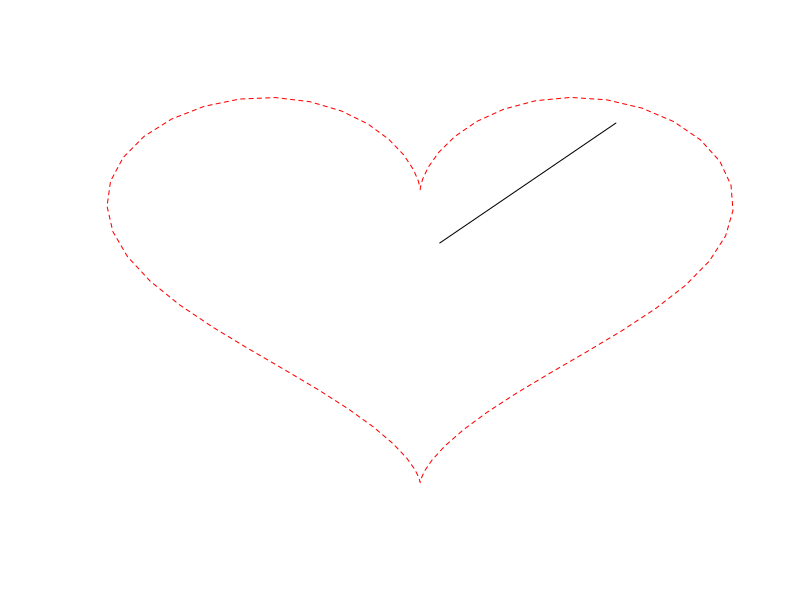
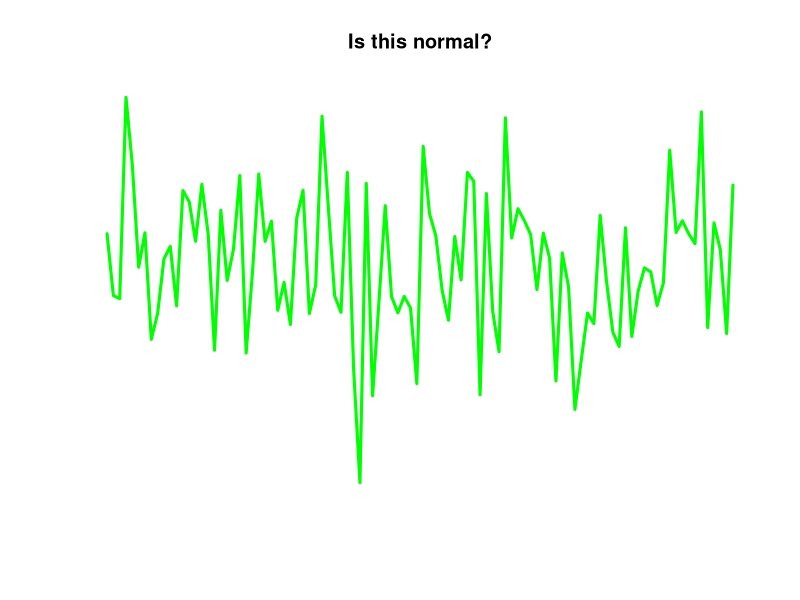

Reproduce these figures in R, in order.
## ---- chunk 1
knitr::opts_chunk$set(echo = FALSE)
## ---- chunk 2
data <- data.frame(t=seq(0, 2*pi, by=0.1) )
xfun <- function(t) 16*sin(t)^3
yfun <- function(t) 13*cos(t)-5*cos(2*t)-2*cos(3*t)-cos(4*t)
data$y <- yfun(data$t)
data$x <- xfun(data$t)

plot(data$x,data$y, type="l", col="red", lty=2, axes=F, ylab="", xlab="")
lines(c(1:10))
## ---- chunk 3
plot(rnorm(100, mean=0, sd=1), type='l', col="green", lwd=3, main="Is this normal?",
     axes=F, ylab="", xlab="")
